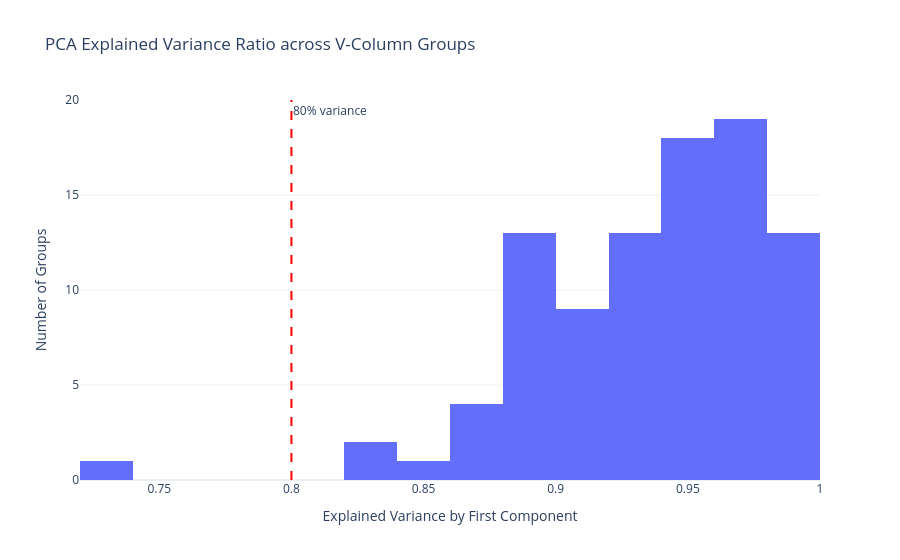

The cell this chart's notebook holds for it:
### Code cell
fig = px.histogram(x=explained_variances, nbins=20, 
                   title='PCA Explained Variance Ratio across V-Column Groups',
                   labels={'x': 'Explained Variance by First Component', 'y': 'Number of Groups'})
fig.update_yaxes(title_text='Number of Groups')
fig.add_vline(x=0.8, line_dash='dash', line_color='red', annotation_text='80% variance')
fig.update_layout(showlegend=False, template='plotly_white')
fig.show()

### Figure 1 — Plotly figure (JSON) as saved in the notebook; plotly's stock layout.template omitted (floating-point values rounded to 4 significant figures)
{"data": [{"bingroup": "x", "hovertemplate": "Explained Variance by First Component=%{x}<br>count=%{y}<extra></extra>", "legendgroup": "", "marker": {"color": "#636efa", "pattern": {"shape": ""}}, "name": "", "nbinsx": 20, "orientation": "v", "showlegend": false, "type": "histogram", "x": [0.899, 0.9587, 0.9065, 0.922, 0.9885, 0.9655, 0.8833, 0.9535, 0.9169, 0.9213, 0.9866, 0.9805, 0.9709, 0.9382, 0.8592, 0.9536, 0.8925, 0.9861, 0.9627, 0.8876, 0.8735, 0.946, 0.9155, 0.9824, 0.9626, 0.8956, 0.866, 0.9418, 0.9281, 0.9816, 0.98, 0.9704, 0.7337, 0.8996, 0.8781, 0.833, 0.8997, 0.9069, 0.9765, 0.9221, 0.9217, 0.9731, 0.9483, 0.9678, 0.9285, 0.9548, 0.9419, 0.9992, 0.9772, 0.9175, 0.9743, 0.9581, 0.9528, 0.8952, 0.8899, 0.8289, 0.9235, 0.9199, 0.9511, 0.8702, 0.9075, 0.9696, 0.99, 0.9627, 0.9315, 0.9007, 0.9564, 0.9857, 0.9577, 0.8866, 0.998, 0.9648, 0.9251, 0.9483, 0.8902, 0.9742, 0.9929, 0.9681, 0.9495, 0.9719, 0.9958, 0.9505, 0.9643, 0.9425, 0.9221, 0.9269, 0.8935, 0.9502, 0.9644, 0.8973, 0.9827, 0.9028, 0.9228], "xaxis": "x", "yaxis": "y"}], "layout": {"annotations": [{"showarrow": false, "text": "80% variance", "x": 0.8, "xanchor": "left", "xref": "x", "y": 1, "yanchor": "top", "yref": "y domain"}], "barmode": "relative", "legend": {"tracegroupgap": 0}, "shapes": [{"line": {"color": "red", "dash": "dash"}, "type": "line", "x0": 0.8, "x1": 0.8, "xref": "x", "y0": 0, "y1": 1, "yref": "y domain"}], "showlegend": false, "title": {"text": "PCA Explained Variance Ratio across V-Column Groups"}, "xaxis": {"anchor": "y", "domain": [0, 1], "title": {"text": "Explained Variance by First Component"}}, "yaxis": {"anchor": "x", "domain": [0, 1], "title": {"text": "Number of Groups"}}}}
